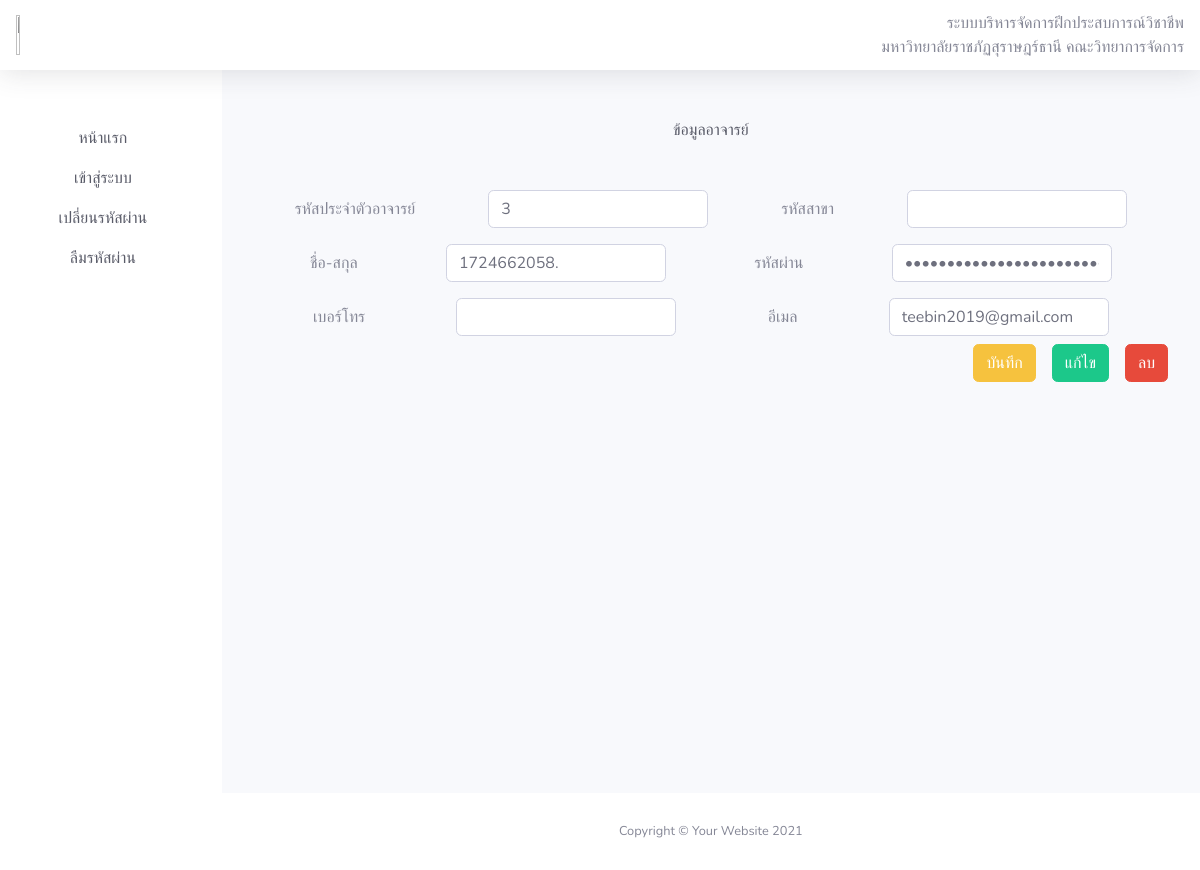
The page /admins/teachers/edit.php?id=7 on the database as committed earlier.
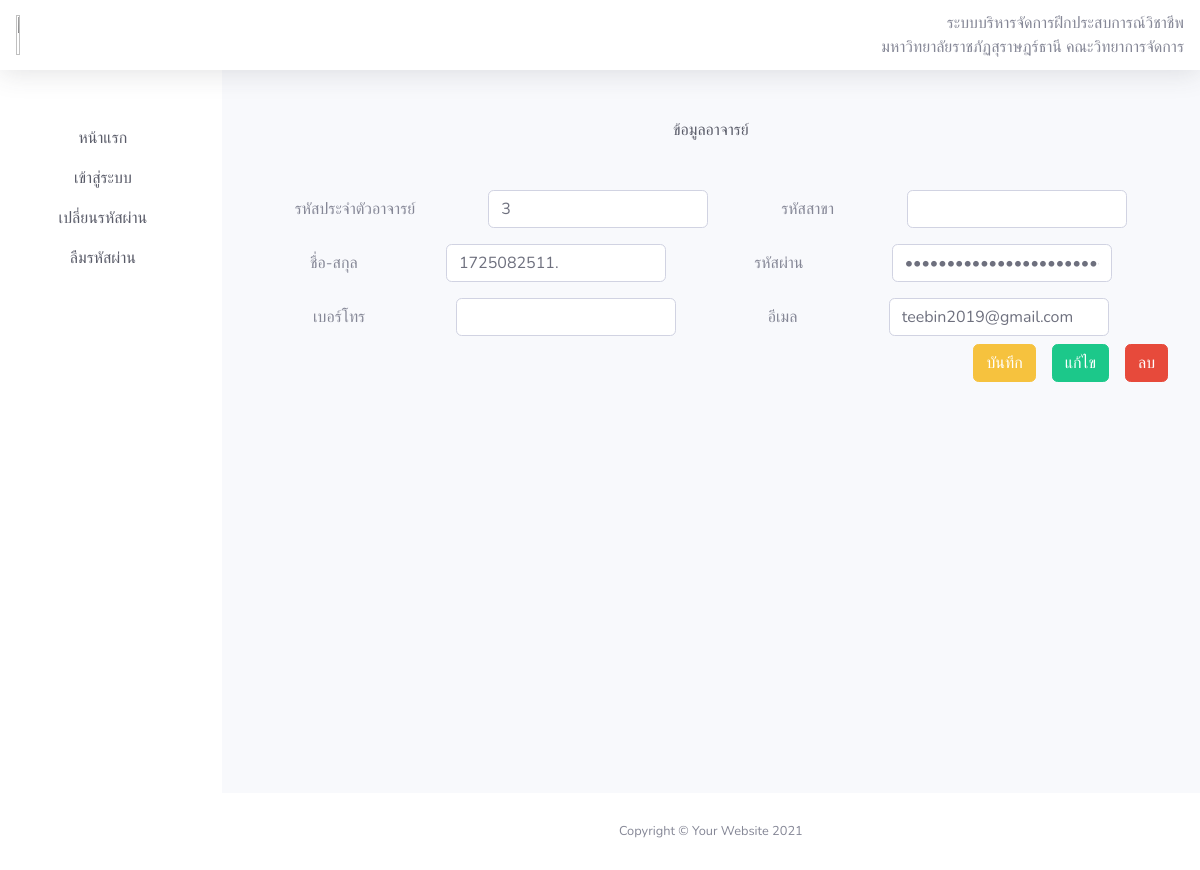
The same page on the database as committed later.
### tables this page shows
CREATE TABLE `users` (
  `id` int(11) NOT NULL,
  `ID_IDEN` varchar(100) DEFAULT NULL COMMENT 'รหัสประจำตัว',
  `name` varchar(30) NOT NULL COMMENT 'ชื่อ-สกุล',
  `ID_CN` varchar(13) DEFAULT NULL,
  `SG` varchar(9) DEFAULT NULL COMMENT 'กลุ่มเรียน',
  `EDUC_MAJOR` varchar(20) DEFAULT NULL COMMENT 'สาขาวิชา',
  `PN` varchar(10) DEFAULT NULL COMMENT 'เบอร์โทร',
  `email` varchar(100) NOT NULL COMMENT 'อีเมลล์',
  `NICKNAME` varchar(10) DEFAULT NULL COMMENT 'ชื่อเล่น',
  `DATE` date DEFAULT NULL COMMENT 'วันเกิด',
  `AGE` int(3) DEFAULT NULL COMMENT 'อายุ',
  `RELIGION` varchar(10) DEFAULT NULL COMMENT 'ศาสนา',
  `CD` varchar(40) DEFAULT NULL COMMENT 'รหัสบัตรประชาชน',
  `ADDRESS` varchar(100) DEFAULT NULL COMMENT 'ที่อยู่',
  `SD` varchar(5) DEFAULT NULL COMMENT 'อำเภอ',
  `PROVINCE` varchar(20) DEFAULT NULL COMMENT 'จังหวัด',
  `ZC` varchar(5) DEFAULT NULL COMMENT 'รหัสไปรสณีย์',
  `CP` varchar(30) DEFAULT NULL COMMENT 'ผู้เกี่ยวข้อง',
  `CNPN` varchar(10) DEFAULT NULL COMMENT 'เบอร์โทรศัพท์ผู้เกี่ยวข้อง',
  `EDUCNAME` varchar(20) DEFAULT NULL COMMENT 'สถานศึกษา',
  `EDUCEL` varchar(30) DEFAULT NULL COMMENT 'ระดับการศึกษา',
  `EDUCSM` varchar(30) DEFAULT NULL COMMENT 'วิชาเอก',
  `EDUCGPA` varchar(4) DEFAULT NULL COMMENT 'เกรดเฉลี่ยสะสม',
  `EDUCA` varchar(30) DEFAULT NULL COMMENT 'อาจารย์ที่ปรึกษา',
  `EDUCPN` varchar(10) DEFAULT NULL COMMENT 'เบอร์ติดต่อ',
  `password` text NOT NULL,
  `id_major` int(11) DEFAULT NULL COMMENT 'รหัสสาขา',
  `number` varchar(10) NOT NULL COMMENT 'เบอร์โทร',
  `role` set('admin','teacher','student','') NOT NULL COMMENT 'ตำแหน่ง',
  `IMAGE` text DEFAULT NULL COMMENT 'รูป'
);

### admins/teachers/edit.php (the view, shortened to what this page needs)
<?php include_once('../database/connect.php');
$id = $_GET['id'];
$sql = "SELECT * FROM users WHERE id = $id";
$result = $objCon->query($sql);
$row = $result->fetch_assoc();
?>
<!DOCTYPE html>
<html lang="en">
<head>
    <link href="https://cdn.jsdelivr.net/npm/bootstrap@5.3.3/dist/css/bootstrap.min.css" rel="stylesheet" />
    <link href="../../assets/vendor/fontawesome-free/css/all.min.css" rel="stylesheet" type="text/css" />
    <link href="../../assets/css/sb-admin-2.min.css" rel="stylesheet" />
</head>
<body id="page-top">
    <?php include('../../assets/Components/navbar.php') ?>
    <div id="wrapper">
        <?php include('../../assets/Components/sidebar.php') ?>
        <div id="content-wrapper" class="d-flex flex-column">
            <div id="content">
                <div class="container-fluid mt-5">
                    <div class="text-center mb-5">
                        <p class="text-dark">ข้อมูลอาจารย์</ย>
                    </div>
                    <form action="../../../backend/teacher/update.php?id=<?= $row['id'] ?>" method="post">
                        <div class="row g-3 align-items-center justify-content-evenly mb-3">
                            <div class="col-auto">
                                <label for="inputmajor" class="col-form-label">รหัสประจำตัวอาจารย์</label>
                            </div>
                            <div class="col-auto">
                                <input type="text" name="ID_IDEN" id="inputmajor" value="<?= $row['ID_IDEN'] ?>" class="form-control">
                            </div>
                            <div class="col-auto">
                                <label for="inputmajor" class="col-form-label">รหัสสาขา</label>
                            </div>
                            <div class="col-auto">
                                <input type="text" id="inputmajor" name="id_major" value="<?= $row['id_major'] ?>" class="form-control">
                            </div>
                        </div>
                        <div class="row g-3 align-items-center justify-content-evenly mb-3">
                            <div class="col-auto">
                                <label for="inputmajor" class="col-form-label">ชื่อ-สกุล</label>
                            </div>
                            <div class="col-auto">
                                <input type="text" name="name" id="inputmajor" value="<?= $row['name'] ?>" class="form-control">
                            </div>
                            <div class="col-auto">
                                <label for="inputmajor" class="col-form-label">รหัสผ่าน</label>
                            </div>
                            <div class="col-auto">
                                <input type="password" name="password" id="inputmajor" value="<?= $row['password'] ?>" class="form-control">
                            </div>
                        </div>
                        <div class="row g-3 align-items-center justify-content-evenly">
                            <div class="col-auto">
                                <label for="inputmajor" class="col-form-label">เบอร์โทร</label>
                            </div>
                            <div class="col-auto">
                                <input type="text" name="number" id="inputmajor" value="<?= $row['number'] ?>"  class="form-control">
                            </div>
                            <div class="col-auto">
                                <label for="inputmajor" class="col-form-label">อีเมล</label>
                            </div>
                            <div class="col-auto">
                                <input type="text" name="email" id="inputmajor" value="<?= $row['email'] ?>" class="form-control">
                            </div>
                        </div>
                        <div class="d-flex mb-3">
                            <div class="me-auto p-2">
                            </div>
                            <div class="p-2"><button type="submit" class="btn btn-warning">
                                    บันทึก
                                </button></div>
                            <div class="p-2"><a href=""><button type="button" class="btn btn-success">
                                        แก้ไข
                                    </button></a></div>
                            <div class="p-2"><a href=""><button type="button" class="btn btn-danger">
                                        ลบ
                                    </button></a></div>
                        </div>
                    </form>
                </div>
            </div>
            <?php include('../../assets/Components/footer.php') ?>
        </div>
    </div>
</body>
</html>

Rows that differ between the two databases and show on the page:
changed users "teebin2019@gmail.com": name "1724662058." → "1725082511."
